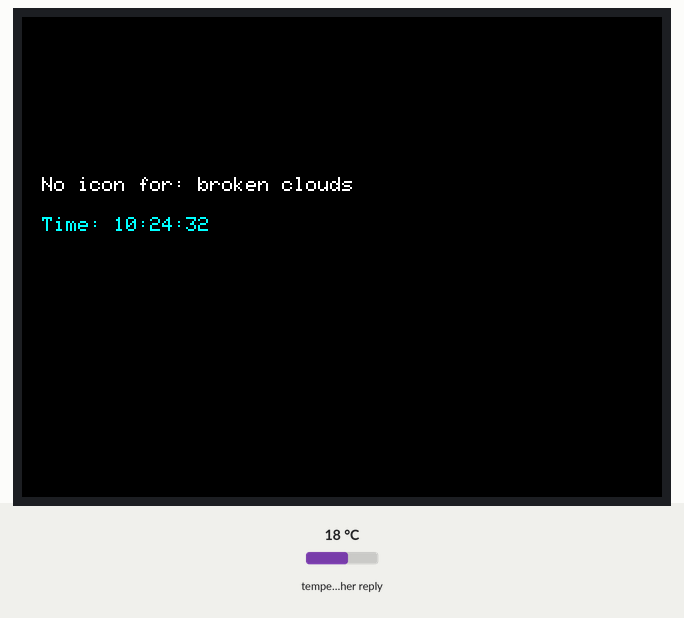
The program below on a simulated ESP32-C3. On the bench: 320×240 colour display. Inputs (shaded band) come from the test bench; at power-on: temperature in the weather reply 18 °C. WiFi joins after 1.5 s; servers stay silent unless stated; network time is answered at once with the bench clock; the local clock reads 2024-03-15 10:24:30 at power-on unless the program sets it; web services answer with replies made up by the test bench.

Above: at 2.2 s.

The program:

main.cpp
```cpp
#include <WiFi.h>
#include <HTTPClient.h>
#include <ArduinoJson.h>
#include <TFT_eSPI.h>
#include <WiFiUdp.h>
#include <NTPClient.h>
#include <WiFiManager.h>
#include "rain.h"
#include "clear_sky.h"

const char* apiKey = "67ae6393bea0c753302aa72ccdeb9283";
const char* city = "Dhaka";
const char* countryCode = "BD"; // e.g., "US"
String weatherURL = "http://api.openweathermap.org/data/2.5/weather?q=" + String(city) + "," + String(countryCode) + "&appid=" + String(apiKey);

// TFT Display Setup
TFT_eSPI tft = TFT_eSPI();

// NTP Client Setup
WiFiUDP ntpUDP;
NTPClient timeClient(ntpUDP, "pool.ntp.org", 21600, 60000); // UTC+6 hours (adjust offset for Dhaka, Bangladesh)

void setup() {
  Serial.begin(115200);

  // Initialize TFT display
  tft.init();
  tft.setRotation(1);
  tft.fillScreen(TFT_BLACK);

  WiFiManager wifiManager;
  wifiManager.autoConnect("WeatherDashAP");

  // Initialize NTP client
  timeClient.begin();
}

void drawWeatherIcon(String description) {
  if (description.indexOf("clear") >= 0) {
    for (int frame = 0; frame < FRAME_COUNT; frame++) {
      tft.fillScreen(TFT_BLACK);
      tft.drawBitmap(100, 30, frames[frame], FRAME_WIDTH, FRAME_HEIGHT, TFT_YELLOW);
      delay(FRAME_DELAY);
    }
  } else if (description.indexOf("rain") >= 0) {
    for (int frame = 0; frame < FRAME_COUNT; frame++) {
      tft.fillScreen(TFT_BLACK);
      tft.drawBitmap(100, 30, framer[frame], FRAME_WIDTH, FRAME_HEIGHT, TFT_BLUE);
      delay(FRAME_DELAY);
    }
  } else {
    tft.fillScreen(TFT_BLACK);
    tft.setTextColor(TFT_WHITE, TFT_BLACK);
    tft.drawString("No icon for: " + description, 10, 80);
  }
}

void displayClock() {
  timeClient.update();
  String formattedTime = timeClient.getFormattedTime();

  tft.setTextColor(TFT_CYAN, TFT_BLACK);
  tft.setCursor(10, 100);
  tft.println("Time: " + formattedTime);
}

void displayWeather() {
  HTTPClient http;
  http.begin(weatherURL);
  int httpResponseCode = http.GET();

  if (httpResponseCode > 0) {
    String payload = http.getString();
    DynamicJsonDocument doc(1024);
    deserializeJson(doc, payload);

    String weatherDescription = doc["weather"][0]["description"];
    float temperature = doc["main"]["temp"].as<float>() - 273.15; // Convert from Kelvin to Celsius
    int humidity = doc["main"]["humidity"];

    tft.fillScreen(TFT_BLACK);
    tft.setTextColor(TFT_WHITE, TFT_BLACK);
    tft.setCursor(10, 10);
    tft.println("Weather in " + String(city) + ":");
    tft.println("Temp: " + String(temperature, 1) + "°C");
    tft.println("Humidity: " + String(humidity) + "%");

    drawWeatherIcon(weatherDescription);
  } else {
    tft.fillScreen(TFT_RED);
    tft.setTextColor(TFT_WHITE, TFT_BLACK);
    tft.drawString("Failed to fetch weather!", 10, 10);
  }
  http.end();
}

void loop() {
  if (WiFi.status() == WL_CONNECTED) {
    displayWeather();
    displayClock();
  } else {
    tft.fillScreen(TFT_RED);
    tft.setTextColor(TFT_WHITE, TFT_BLACK);
    tft.drawString("Wi-Fi Disconnected!", 10, 10);
  }
  delay(60000); // Update every minute
}
```

Source omitted: clear_sky.h (data table, 19077 bytes), rain.h (data table, 19838 bytes)
